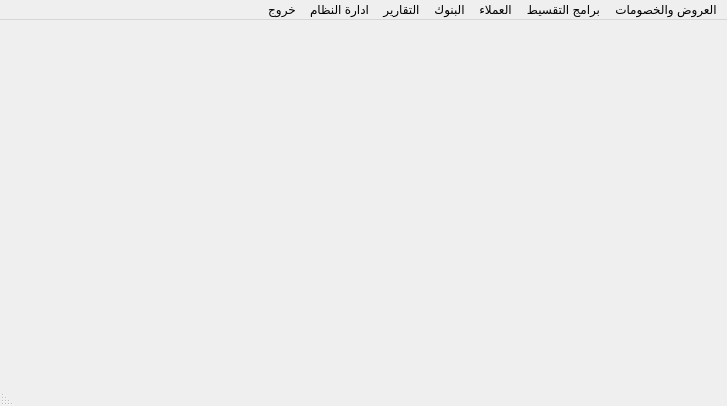
<?xml version="1.0" encoding="UTF-8"?>
<ui version="4.0">
 <class>MainWindow</class>
 <widget class="QMainWindow" name="MainWindow">
  <property name="geometry">
   <rect>
    <x>0</x>
    <y>0</y>
    <width>727</width>
    <height>406</height>
   </rect>
  </property>
  <property name="windowTitle">
   <string>MainWindow</string>
  </property>
  <property name="layoutDirection">
   <enum>Qt::RightToLeft</enum>
  </property>
  <property name="autoFillBackground">
   <bool>false</bool>
  </property>
  <property name="styleSheet">
   <string notr="true"/>
  </property>
  <widget class="QWidget" name="centralwidget"/>
  <widget class="QMenuBar" name="QMenubar">
   <property name="geometry">
    <rect>
     <x>0</x>
     <y>0</y>
     <width>727</width>
     <height>23</height>
    </rect>
   </property>
   <property name="layoutDirection">
    <enum>Qt::RightToLeft</enum>
   </property>
   <widget class="QMenu" name="QM_System">
    <property name="layoutDirection">
     <enum>Qt::RightToLeft</enum>
    </property>
    <property name="title">
     <string>ادارة النظام</string>
    </property>
    <widget class="QMenu" name="QM_Master_Data">
     <property name="layoutDirection">
      <enum>Qt::RightToLeft</enum>
     </property>
     <property name="title">
      <string>البيانات الاساسية</string>
     </property>
     <addaction name="action_28"/>
     <addaction name="action_26"/>
     <addaction name="action_24"/>
     <addaction name="action_25"/>
     <addaction name="action_27"/>
     <addaction name="action_30"/>
     <addaction name="action_35"/>
     <addaction name="action_129"/>
     <addaction name="action_4"/>
     <addaction name="action_BMC_2"/>
     <addaction name="action_140"/>
    </widget>
    <widget class="QMenu" name="QM_Authorization">
     <property name="layoutDirection">
      <enum>Qt::RightToLeft</enum>
     </property>
     <property name="title">
      <string>ادارة المستخدمين</string>
     </property>
     <widget class="QMenu" name="QM_User">
      <property name="title">
       <string>Users</string>
      </property>
      <addaction name="QAct_Create_User"/>
      <addaction name="QAct_Modify_User"/>
      <addaction name="QAct_Copy_User"/>
      <addaction name="QAct_Reset_User_Password"/>
      <addaction name="QAct_Assign_User_to_Roles"/>
      <addaction name="QAct_Create_User_Card"/>
      <addaction name="QAct_Modify_User_Card"/>
     </widget>
     <widget class="QMenu" name="QM_Form">
      <property name="title">
       <string>Forms</string>
      </property>
      <addaction name="QAct_Create_Form"/>
      <addaction name="QAct_Modify_Form"/>
      <addaction name="QAct_Create_Form_Item"/>
      <addaction name="QAct_Modify_Form_Item"/>
     </widget>
     <widget class="QMenu" name="QM_Privilage">
      <property name="title">
       <string>Privilages</string>
      </property>
      <addaction name="QAct_Create_Privilage"/>
     </widget>
     <widget class="QMenu" name="QM_Role">
      <property name="enabled">
       <bool>true</bool>
      </property>
      <property name="title">
       <string>Roles</string>
      </property>
      <addaction name="QAct_Create_Role"/>
      <addaction name="QAct_Modify_Role"/>
      <addaction name="QAct_Modify_Roles_Privilages"/>
      <addaction name="QAct_Copy_Role"/>
     </widget>
     <widget class="QMenu" name="QM_Function_Key">
      <property name="title">
       <string>Function Keys</string>
      </property>
      <addaction name="QAct_Create_Function_Keys"/>
      <addaction name="QAct_Modify_Function_Keys"/>
     </widget>
     <addaction name="QM_User"/>
     <addaction name="QM_Role"/>
     <addaction name="QM_Privilage"/>
     <addaction name="QM_Form"/>
     <addaction name="QM_Function_Key"/>
    </widget>
    <addaction name="QM_Master_Data"/>
    <addaction name="QM_Authorization"/>
   </widget>
   <widget class="QMenu" name="QM_Promotion">
    <property name="layoutDirection">
     <enum>Qt::RightToLeft</enum>
    </property>
    <property name="title">
     <string>العروض والخصومات</string>
    </property>
    <widget class="QMenu" name="QM_Promotion_Prom">
     <property name="layoutDirection">
      <enum>Qt::RightToLeft</enum>
     </property>
     <property name="autoFillBackground">
      <bool>false</bool>
     </property>
     <property name="title">
      <string>العروض</string>
     </property>
     <addaction name="QAct_Prom_Add"/>
     <addaction name="QAct_Prom_Edit"/>
     <addaction name="separator"/>
     <addaction name="QAct_Prom_Activate"/>
     <addaction name="separator"/>
     <addaction name="QAct_Prom_Deactivate"/>
     <addaction name="separator"/>
     <addaction name="QAct_Prom_Date_Increase"/>
     <addaction name="separator"/>
     <addaction name="QAct_Prom_Copy"/>
     <addaction name="separator"/>
     <addaction name="QAct_Prom_Upload"/>
     <addaction name="separator"/>
    </widget>
    <widget class="QMenu" name="QM_Promotion_Voucher">
     <property name="title">
      <string>قسيمة مشتريات</string>
     </property>
     <addaction name="QAct_Voucher_Add"/>
     <addaction name="QAct_Voucher_Edit"/>
     <addaction name="separator"/>
     <addaction name="QAct_Voucher_Activate"/>
     <addaction name="separator"/>
     <addaction name="QAct_Voucher_Deactivate"/>
     <addaction name="separator"/>
     <addaction name="QAct_Voucher_Print"/>
    </widget>
    <widget class="QMenu" name="QM_Promotion_Magazine">
     <property name="title">
      <string>المجلة</string>
     </property>
     <addaction name="QAct_Magazine_Add"/>
     <addaction name="separator"/>
     <addaction name="QAct_Magazine_Edit"/>
     <addaction name="separator"/>
     <addaction name="QAct_Magazine_Actiavte"/>
     <addaction name="QAct_Magazine_Deactivate"/>
    </widget>
    <widget class="QMenu" name="QM_Promotion_Coupon">
     <property name="title">
      <string>كوبونات الخصم</string>
     </property>
     <addaction name="QAct_Coupon_Add"/>
     <addaction name="QAct_Coupon_Edit"/>
     <addaction name="separator"/>
     <addaction name="QAct_Coupon_Activate"/>
     <addaction name="separator"/>
     <addaction name="QAct_Coupon_Deactivate"/>
     <addaction name="separator"/>
     <addaction name="QAct_Coupon_Print"/>
     <addaction name="separator"/>
    </widget>
    <addaction name="QM_Promotion_Prom"/>
    <addaction name="separator"/>
    <addaction name="QM_Promotion_Coupon"/>
    <addaction name="separator"/>
    <addaction name="QM_Promotion_Voucher"/>
    <addaction name="separator"/>
    <addaction name="QM_Promotion_Magazine"/>
    <addaction name="separator"/>
   </widget>
   <widget class="QMenu" name="QM_Installment">
    <property name="layoutDirection">
     <enum>Qt::RightToLeft</enum>
    </property>
    <property name="title">
     <string>برامج التقسيط</string>
    </property>
    <widget class="QMenu" name="QM_Installment_System">
     <property name="title">
      <string>نظام التقسيط</string>
     </property>
     <addaction name="QAct_Install_Add"/>
     <addaction name="QAct_Install_Edit"/>
     <addaction name="QAct_Install_Activate"/>
     <addaction name="QAct_Install_Deactivate"/>
    </widget>
    <widget class="QMenu" name="QM_Installment_Item">
     <property name="title">
      <string>اصناف التقسيط</string>
     </property>
     <addaction name="QAct_Install_Item_Upload"/>
     <addaction name="QAct_Install_Item_Upload_Reject"/>
    </widget>
    <addaction name="QM_Installment_System"/>
    <addaction name="QM_Installment_Item"/>
   </widget>
   <widget class="QMenu" name="QM_Customer">
    <property name="layoutDirection">
     <enum>Qt::RightToLeft</enum>
    </property>
    <property name="title">
     <string>العملاء</string>
    </property>
    <widget class="QMenu" name="QM_Customer_Data">
     <property name="enabled">
      <bool>true</bool>
     </property>
     <property name="layoutDirection">
      <enum>Qt::RightToLeft</enum>
     </property>
     <property name="title">
      <string>بيانات العملاء</string>
     </property>
     <addaction name="QAct_Create_Customer"/>
     <addaction name="QAct_Modify_Customer"/>
     <addaction name="QAct_Deactivate_Cust"/>
     <addaction name="separator"/>
     <addaction name="QAct_Cust_Upload_Data"/>
     <addaction name="separator"/>
     <addaction name="QAct_Cust_Card"/>
     <addaction name="separator"/>
     <addaction name="QAct_Cust_Points_Upload"/>
    </widget>
    <widget class="QMenu" name="QM_Customer_Group">
     <property name="layoutDirection">
      <enum>Qt::RightToLeft</enum>
     </property>
     <property name="title">
      <string>مجموعات  العملاء</string>
     </property>
     <addaction name="QAct_Create_CustGp"/>
     <addaction name="QAct_Modify_CustGp"/>
     <addaction name="QAct_Cust_Grp_Deactivate"/>
     <addaction name="separator"/>
    </widget>
    <widget class="QMenu" name="QM_Customer_Level">
     <property name="title">
      <string>مستويات العملاء</string>
     </property>
     <addaction name="QAct_Cust_Lvl_Add"/>
     <addaction name="QAct_Cust_Lvl_Edit"/>
     <addaction name="QAct_Cust_Lvl_Promote"/>
     <addaction name="QAct_Cust_Promote_Manual"/>
    </widget>
    <widget class="QMenu" name="QM_Customer_Points">
     <property name="title">
      <string>الهدايا والنقاط المكتسبة</string>
     </property>
     <addaction name="QAct_Cust_Gift_Define"/>
     <addaction name="QAct_Cust_Points_Redeem_Define"/>
     <addaction name="separator"/>
     <addaction name="QAct_Cust_Points_By_Section"/>
     <addaction name="QAct_Cust_Points_By_Item"/>
     <addaction name="QAct_Cust_Points_Data_Upload"/>
     <addaction name="separator"/>
    </widget>
    <widget class="QMenu" name="QM_Customer_Redeem">
     <property name="title">
      <string>منح الهدايا واستبدال النقاط</string>
     </property>
     <addaction name="QAct_Cust_Redeem_Voucher"/>
     <addaction name="QAct_Cust_Redeem_Gift"/>
     <addaction name="QAct_Cust_Gift_make"/>
     <addaction name="QAct_Cust_Redeem_Voucher_Print"/>
    </widget>
    <addaction name="QM_Customer_Group"/>
    <addaction name="QM_Customer_Level"/>
    <addaction name="separator"/>
    <addaction name="QM_Customer_Data"/>
    <addaction name="separator"/>
    <addaction name="QM_Customer_Points"/>
    <addaction name="QM_Customer_Redeem"/>
    <addaction name="action_2"/>
   </widget>
   <widget class="QMenu" name="QM_Report">
    <property name="layoutDirection">
     <enum>Qt::RightToLeft</enum>
    </property>
    <property name="title">
     <string>التقارير</string>
    </property>
    <widget class="QMenu" name="QM_Report_Master_Data">
     <property name="layoutDirection">
      <enum>Qt::RightToLeft</enum>
     </property>
     <property name="title">
      <string>تقارير البيانات الاساسية</string>
     </property>
     <addaction name="QAct_Report_Master_Data_1"/>
     <addaction name="QAct_Report_Master_Data_2"/>
     <addaction name="QAct_Report_Master_Data_3"/>
     <addaction name="QAct_Report_Master_Data_4"/>
     <addaction name="QAct_Report_Master_Data_5"/>
    </widget>
    <widget class="QMenu" name="QM_Report_Sale">
     <property name="layoutDirection">
      <enum>Qt::RightToLeft</enum>
     </property>
     <property name="title">
      <string>تقارير المبيعات</string>
     </property>
     <addaction name="QAct_Report_Sale_1"/>
     <addaction name="QAct_Report_Sale_2"/>
     <addaction name="QAct_Report_Sale_3"/>
     <addaction name="QAct_Report_Sale_4"/>
     <addaction name="QAct_Report_Sale_5"/>
     <addaction name="QAct_Report_Sale_6"/>
     <addaction name="QAct_Report_Sale_7"/>
     <addaction name="QAct_Report_Sale_8"/>
     <addaction name="QAct_Report_Sale_9"/>
     <addaction name="QAct_Report_Sale_10"/>
     <addaction name="QAct_Report_Sale_11"/>
     <addaction name="QAct_Report_Sale_12"/>
     <addaction name="QAct_Report_Sale_13"/>
    </widget>
    <widget class="QMenu" name="QM_Report_Main_Safe">
     <property name="title">
      <string>تقارير الخزينة المركزية</string>
     </property>
     <addaction name="QAct_Report_Main_Safe_1"/>
     <addaction name="QAct_Report_Main_Safe_2"/>
     <addaction name="QAct_Report_Main_Safe_3"/>
     <addaction name="QAct_Report_Main_Safe_4"/>
     <addaction name="QAct_Report_Main_Safe_5"/>
     <addaction name="QAct_Report_Main_Safe_6"/>
     <addaction name="QAct_Report_Main_Safe_7"/>
     <addaction name="QAct_Report_Main_Safe_8"/>
     <addaction name="QAct_Report_Main_Safe_9"/>
     <addaction name="QAct_Report_Main_Safe_10"/>
    </widget>
    <widget class="QMenu" name="QM_Report_Return">
     <property name="title">
      <string>تقارير الارتجاع</string>
     </property>
     <addaction name="QAct_Report_Return_1"/>
     <addaction name="QAct_Report_Return_2"/>
     <addaction name="QAct_Report_Return_3"/>
     <addaction name="QAct_Report_Return_4"/>
     <addaction name="QAct_Report_Return_5"/>
    </widget>
    <widget class="QMenu" name="QM_Report_KPI">
     <property name="title">
      <string>تقارير احصائية عملاء التجزئة</string>
     </property>
     <addaction name="QAct_Report_KPI_1"/>
     <addaction name="QAct_Report_KPI_2"/>
     <addaction name="QAct_Report_KPI_3"/>
    </widget>
    <widget class="QMenu" name="QM_Report_Checking">
     <property name="title">
      <string>تقارير رقابية</string>
     </property>
     <addaction name="action_119"/>
     <addaction name="action_120"/>
     <addaction name="action_121"/>
     <addaction name="action_122"/>
     <addaction name="action_123"/>
    </widget>
    <widget class="QMenu" name="QM_Report_Promotion">
     <property name="title">
      <string>تقارير العروض والخصومات</string>
     </property>
     <addaction name="QAct_Report_Promotion_1"/>
     <addaction name="QAct_Report_Promotion_2"/>
     <addaction name="QAct_Report_Promotion_3"/>
    </widget>
    <widget class="QMenu" name="QM_Report_Bank">
     <property name="layoutDirection">
      <enum>Qt::RightToLeft</enum>
     </property>
     <property name="title">
      <string>تقارير البنوك</string>
     </property>
     <widget class="QMenu" name="menu_25">
      <property name="layoutDirection">
       <enum>Qt::RightToLeft</enum>
      </property>
      <property name="title">
       <string>كروت الإئتمان</string>
      </property>
      <addaction name="action_104"/>
      <addaction name="action_103"/>
      <addaction name="action_105"/>
      <addaction name="action_9"/>
     </widget>
     <addaction name="action_3"/>
     <addaction name="menu_25"/>
    </widget>
    <widget class="QMenu" name="QM_Report_Installment">
     <property name="title">
      <string>تقارير انظمة التقسيط</string>
     </property>
     <addaction name="action_22"/>
     <addaction name="action_46"/>
     <addaction name="action_23"/>
     <addaction name="action_29"/>
     <addaction name="action_36"/>
     <addaction name="action_39"/>
    </widget>
    <widget class="QMenu" name="QM_Report_Cust">
     <property name="title">
      <string>تقارير العملاء</string>
     </property>
     <addaction name="QAct_Report_Cust_1"/>
     <addaction name="QAct_Report_Cust_2"/>
     <addaction name="QAct_Report_Cust_3"/>
     <addaction name="QAct_Report_Cust_4"/>
     <addaction name="QAct_Report_Cust_5"/>
     <addaction name="QAct_Report_Cust_6"/>
     <addaction name="QAct_Report_Cust_7"/>
     <addaction name="QAct_Report_Cust_8"/>
     <addaction name="QAct_Report_Cust_9"/>
     <addaction name="QAct_Report_Cust_10"/>
     <addaction name="QAct_Report_Cust_11"/>
     <addaction name="QAct_Report_Cust_12"/>
     <addaction name="QAct_Report_Cust_13"/>
     <addaction name="QAct_Report_Cust_14"/>
     <addaction name="QAct_Report_Cust_15"/>
     <addaction name="QAct_Report_Cust_16"/>
     <addaction name="QAct_Report_Cust_17"/>
     <addaction name="separator"/>
     <addaction name="QAct_Report_Cust_18"/>
     <addaction name="QAct_Report_Cust_19"/>
     <addaction name="QAct_Report_Cust_20"/>
     <addaction name="QAct_Report_Cust_21"/>
     <addaction name="QAct_Report_Cust_22"/>
     <addaction name="QAct_Report_Cust_23"/>
    </widget>
    <addaction name="QM_Report_Cust"/>
    <addaction name="QM_Report_Sale"/>
    <addaction name="QM_Report_Return"/>
    <addaction name="QM_Report_Main_Safe"/>
    <addaction name="QM_Report_KPI"/>
    <addaction name="QM_Report_Master_Data"/>
    <addaction name="QM_Report_Promotion"/>
    <addaction name="QM_Report_Bank"/>
    <addaction name="QM_Report_Installment"/>
    <addaction name="QAct_Report_Invoice"/>
    <addaction name="QAct_Report_Vendor"/>
    <addaction name="QM_Report_Checking"/>
   </widget>
   <widget class="QMenu" name="QM_Exit">
    <property name="title">
     <string>خروج</string>
    </property>
    <addaction name="QAct_Exit"/>
   </widget>
   <widget class="QMenu" name="menu_2">
    <property name="title">
     <string>البنوك</string>
    </property>
   </widget>
   <addaction name="QM_Promotion"/>
   <addaction name="QM_Installment"/>
   <addaction name="QM_Customer"/>
   <addaction name="menu_2"/>
   <addaction name="QM_Report"/>
   <addaction name="QM_System"/>
   <addaction name="QM_Exit"/>
  </widget>
  <widget class="QStatusBar" name="statusbar"/>
  <action name="action_6">
   <property name="text">
    <string>تفعيل العروض</string>
   </property>
  </action>
  <action name="action_7">
   <property name="text">
    <string>مد سريان العروض</string>
   </property>
  </action>
  <action name="action_8">
   <property name="text">
    <string>ايقاف العروض</string>
   </property>
  </action>
  <action name="action_11">
   <property name="text">
    <string>انشاء عرض من اخر منتهى</string>
   </property>
  </action>
  <action name="QAct_Create_Customer">
   <property name="enabled">
    <bool>false</bool>
   </property>
   <property name="text">
    <string>انشاء عميل</string>
   </property>
  </action>
  <action name="QAct_Modify_Customer">
   <property name="enabled">
    <bool>false</bool>
   </property>
   <property name="text">
    <string>تعديل بيانات عميل</string>
   </property>
  </action>
  <action name="QAct_Deactivate_Cust">
   <property name="text">
    <string>ايقاف عميل</string>
   </property>
  </action>
  <action name="QAct_Create_CustGp">
   <property name="enabled">
    <bool>false</bool>
   </property>
   <property name="text">
    <string>انشاء مجموعة عملاء</string>
   </property>
  </action>
  <action name="QAct_Modify_CustGp">
   <property name="enabled">
    <bool>false</bool>
   </property>
   <property name="text">
    <string>تعديل مجموعة عملاء</string>
   </property>
  </action>
  <action name="QAct_Cust_Grp_Deactivate">
   <property name="text">
    <string>ايقاف مجموعة عملاء</string>
   </property>
  </action>
  <action name="action_24">
   <property name="text">
    <string>طرق الدفع</string>
   </property>
  </action>
  <action name="action_25">
   <property name="text">
    <string>البنوك</string>
   </property>
  </action>
  <action name="action_26">
   <property name="text">
    <string>الفروع</string>
   </property>
  </action>
  <action name="action_27">
   <property name="text">
    <string>انواع العروض</string>
   </property>
  </action>
  <action name="action_28">
   <property name="text">
    <string>الشركات</string>
   </property>
  </action>
  <action name="action_30">
   <property name="text">
    <string>انواع التقسيط</string>
   </property>
  </action>
  <action name="QAct_Install_Add">
   <property name="text">
    <string>انشاء نظام التقسيط</string>
   </property>
  </action>
  <action name="QAct_Install_Edit">
   <property name="text">
    <string>تعديل نظام التقسيط</string>
   </property>
  </action>
  <action name="QAct_Install_Activate">
   <property name="text">
    <string>تفعيل نظام التقسيط</string>
   </property>
  </action>
  <action name="QAct_Install_Deactivate">
   <property name="text">
    <string>ايقاف نظام التقسيط</string>
   </property>
  </action>
  <action name="action_35">
   <property name="text">
    <string>انواع الموردين</string>
   </property>
  </action>
  <action name="QAct_Report_Master_Data_1">
   <property name="text">
    <string>استعلام عن بيانات صنف</string>
   </property>
  </action>
  <action name="QAct_Report_Master_Data_2">
   <property name="text">
    <string>استعلام عن بيانات مورد</string>
   </property>
  </action>
  <action name="action_42">
   <property name="text">
    <string>تقارير مبيعات بالصنف</string>
   </property>
  </action>
  <action name="action_43">
   <property name="text">
    <string>تقارير مبيعات بالقسم</string>
   </property>
  </action>
  <action name="action_44">
   <property name="text">
    <string>تقارير مبيعات بالادارة</string>
   </property>
  </action>
  <action name="QAct_Prom_Add">
   <property name="text">
    <string>انشاء العروض</string>
   </property>
  </action>
  <action name="QAct_Prom_Activate">
   <property name="text">
    <string>تنشيط العروض</string>
   </property>
  </action>
  <action name="QAct_Prom_Deactivate">
   <property name="text">
    <string>ايقاف العروض</string>
   </property>
  </action>
  <action name="QAct_Prom_Date_Increase">
   <property name="text">
    <string>مد سريان العروض</string>
   </property>
  </action>
  <action name="QAct_Prom_Copy">
   <property name="text">
    <string>انشاء عرض من اخر منتهى</string>
   </property>
  </action>
  <action name="QAct_Prom_Upload">
   <property name="text">
    <string>تحميل اصناف العروض</string>
   </property>
  </action>
  <action name="QAct_Coupon_Add">
   <property name="text">
    <string>انشاء كوبون الخصم</string>
   </property>
  </action>
  <action name="QAct_Coupon_Activate">
   <property name="text">
    <string>تنشيط كوبون الخصم</string>
   </property>
  </action>
  <action name="QAct_Coupon_Edit">
   <property name="text">
    <string>تعديل كوبون الخصم</string>
   </property>
  </action>
  <action name="QAct_Coupon_Print">
   <property name="text">
    <string>طباعة كوبون الخصم</string>
   </property>
  </action>
  <action name="QAct_Coupon_Deactivate">
   <property name="text">
    <string>ايقاف كوبون الخصم</string>
   </property>
  </action>
  <action name="QAct_Prom_Edit">
   <property name="text">
    <string>تعديل العروض</string>
   </property>
  </action>
  <action name="QAct_Voucher_Add">
   <property name="text">
    <string>انشاء قسيمة مشتريات</string>
   </property>
  </action>
  <action name="QAct_Voucher_Edit">
   <property name="text">
    <string>تعديل قسيمة مشتريات</string>
   </property>
  </action>
  <action name="QAct_Voucher_Deactivate">
   <property name="text">
    <string>ايقاف قسيمة مشتريات</string>
   </property>
  </action>
  <action name="QAct_Voucher_Activate">
   <property name="text">
    <string>تنشيط قسيمة مشتريات</string>
   </property>
  </action>
  <action name="QAct_Voucher_Print">
   <property name="text">
    <string>طباعة قسيمة مشتريات</string>
   </property>
  </action>
  <action name="QAct_Magazine_Add">
   <property name="text">
    <string>انشاء مجلة</string>
   </property>
  </action>
  <action name="QAct_Magazine_Edit">
   <property name="text">
    <string>تعديل مجلة</string>
   </property>
  </action>
  <action name="action_71">
   <property name="text">
    <string>الاستعلام عن العروض </string>
   </property>
  </action>
  <action name="action_72">
   <property name="text">
    <string>الاستعلام عن كوبونات الخصم</string>
   </property>
  </action>
  <action name="action_73">
   <property name="text">
    <string>الاستعلام عن قسيمة مشتريات</string>
   </property>
  </action>
  <action name="QAct_Magazine_Actiavte">
   <property name="text">
    <string>تنشيط مجلة</string>
   </property>
  </action>
  <action name="QAct_Report_Master_Data_3">
   <property name="text">
    <string>استعلام عن الاصناف طبقا للتقسيم السلعى BMC</string>
   </property>
  </action>
  <action name="QAct_Report_Master_Data_4">
   <property name="text">
    <string>استعلام عن الاصناف على نقاط البيع</string>
   </property>
  </action>
  <action name="QAct_Report_Return_1">
   <property name="text">
    <string>تقارير اسباب الارتجاع</string>
   </property>
  </action>
  <action name="QAct_Report_Master_Data_5">
   <property name="text">
    <string>استعلام عن اجمالى عدد الاصناف حسب كل قسم</string>
   </property>
  </action>
  <action name="QAct_Report_Sale_6">
   <property name="text">
    <string>مبيعات الاصناف بالساعة</string>
   </property>
  </action>
  <action name="QAct_Report_Sale_7">
   <property name="text">
    <string>مبيعات المجموعات الفرعية بالساعة</string>
   </property>
  </action>
  <action name="QAct_Report_Sale_4">
   <property name="text">
    <string>تقرير مبيعات الاصناف حسب الايام</string>
   </property>
  </action>
  <action name="QAct_Report_Sale_5">
   <property name="text">
    <string>تقرير مبيعات المجموعات الفرعية حسب الايام</string>
   </property>
  </action>
  <action name="QAct_Report_Invoice">
   <property name="text">
    <string>الاستعلام عن الفواتير</string>
   </property>
  </action>
  <action name="action_86">
   <property name="text">
    <string>تقارير المدفوعات</string>
   </property>
  </action>
  <action name="QAct_Report_Sale_2">
   <property name="text">
    <string>تقرير مبيعات الصنف على مستوى القسم</string>
   </property>
  </action>
  <action name="QAct_Report_Sale_1">
   <property name="text">
    <string>تقرير مبيعات الصنف على مستوى الادارة</string>
   </property>
  </action>
  <action name="QAct_Report_Sale_3">
   <property name="text">
    <string>تقرير مبيعات الفرع على مستوى نقاط البيع</string>
   </property>
  </action>
  <action name="QAct_Report_Sale_8">
   <property name="text">
    <string>تقرير مبيعات الاصناف حسب فئات الضريبة</string>
   </property>
  </action>
  <action name="QAct_Report_Sale_9">
   <property name="text">
    <string>تقرير مبيعات الاصناف على مستوى الصراف</string>
   </property>
  </action>
  <action name="QAct_Report_Return_5">
   <property name="text">
    <string>تقرير بالاصناف الملغاة فترة</string>
   </property>
  </action>
  <action name="QAct_Report_Sale_10">
   <property name="text">
    <string>تقرير مبيعات اصناف العروض والخصومات</string>
   </property>
  </action>
  <action name="QAct_Report_Return_2">
   <property name="text">
    <string>تقرير اجمالى المرتجعات حسب اسباب الارتجاع</string>
   </property>
  </action>
  <action name="QAct_Report_Return_3">
   <property name="text">
    <string>تقرير تفصيلى بالمرتجعات</string>
   </property>
  </action>
  <action name="QAct_Report_Return_4">
   <property name="text">
    <string>تقرير باكثر اصناف الارتجاع</string>
   </property>
  </action>
  <action name="QAct_Report_Sale_11">
   <property name="text">
    <string>تقرير اكثر الاصناف مبيعا</string>
   </property>
  </action>
  <action name="QAct_Report_Sale_12">
   <property name="text">
    <string> مبيعات الاصناف حسب نوع الصنف</string>
   </property>
  </action>
  <action name="QAct_Report_Main_Safe_1">
   <property name="text">
    <string>تقرير جرد خزينة الصراف</string>
   </property>
  </action>
  <action name="QAct_Report_Main_Safe_2">
   <property name="text">
    <string>اجمالى حركة صراف</string>
   </property>
  </action>
  <action name="QAct_Report_Main_Safe_3">
   <property name="text">
    <string>اجمالى حركة نقاط البيع</string>
   </property>
  </action>
  <action name="action_103">
   <property name="text">
    <string>تقرير حركة كروت الإئتمان</string>
   </property>
  </action>
  <action name="action_104">
   <property name="text">
    <string>تقرير بالكروت المرتجعة</string>
   </property>
  </action>
  <action name="action_105">
   <property name="text">
    <string>تقرير طرق استخدام كروت الإئتمان حسب نقاط البيع</string>
   </property>
  </action>
  <action name="QAct_Report_Main_Safe_4">
   <property name="text">
    <string>تقرير تدفق النقدية حسب كل كاشير</string>
   </property>
  </action>
  <action name="QAct_Report_Sale_13">
   <property name="text">
    <string>مبيعات الفرع موزع حسب طريقة السداد</string>
   </property>
  </action>
  <action name="QAct_Report_Main_Safe_5">
   <property name="text">
    <string>تقرير تدفق النقدية حسب الايام</string>
   </property>
  </action>
  <action name="QAct_Report_Main_Safe_6">
   <property name="text">
    <string>تقرير تدفق النقدية حسب نقاط البيع</string>
   </property>
  </action>
  <action name="QAct_Report_Main_Safe_7">
   <property name="text">
    <string>تقرير قيمة فروق التقريب</string>
   </property>
  </action>
  <action name="QAct_Report_Main_Safe_8">
   <property name="text">
    <string>تقرير عجز وزيادة الصرافين تفصيلى</string>
   </property>
  </action>
  <action name="action_112">
   <property name="text">
    <string>تقرير اجمالى عجز وزيادة الصرافين تفصيلى</string>
   </property>
  </action>
  <action name="QAct_Report_Main_Safe_9">
   <property name="text">
    <string>تقرير الفواتير المباعة ائتمان وتم الارتجاع نقدى</string>
   </property>
  </action>
  <action name="QAct_Report_Main_Safe_10">
   <property name="text">
    <string>تقرير حسب طريقة السداد</string>
   </property>
  </action>
  <action name="QAct_Report_KPI_1">
   <property name="text">
    <string>تقارير بعدد العملاء ومتوسط الشراء</string>
   </property>
  </action>
  <action name="QAct_Report_KPI_2">
   <property name="text">
    <string>تقارير بعدد العملاء طبقا لقيمة المشتريات</string>
   </property>
  </action>
  <action name="QAct_Report_KPI_3">
   <property name="text">
    <string>تقارير بعدد العملاء طبقا لقيمة لعدد الساعات</string>
   </property>
  </action>
  <action name="action_119">
   <property name="text">
    <string>تقرير مراقبة انشطة الصراف</string>
   </property>
  </action>
  <action name="action_120">
   <property name="text">
    <string>عدد الفواتير لكل صراف</string>
   </property>
  </action>
  <action name="action_121">
   <property name="text">
    <string>تقرير بتوقيت فواتير الكاشير</string>
   </property>
  </action>
  <action name="action_122">
   <property name="text">
    <string>تقرير متابعة وصول المبيعات من نقاط البيع بالايام</string>
   </property>
  </action>
  <action name="action_123">
   <property name="text">
    <string>تقرير متابعة وصول المبيعات من نقاط البيع بالنقاط</string>
   </property>
  </action>
  <action name="QAct_Report_Promotion_1">
   <property name="text">
    <string>الاستعلام عن العروض </string>
   </property>
  </action>
  <action name="QAct_Report_Promotion_2">
   <property name="text">
    <string>الاستعلام عن كوبونات الخصم</string>
   </property>
  </action>
  <action name="QAct_Report_Promotion_3">
   <property name="text">
    <string>الاستعلام عن قسيمة مشتريات</string>
   </property>
  </action>
  <action name="QAct_Create_User">
   <property name="enabled">
    <bool>false</bool>
   </property>
   <property name="text">
    <string>Create User</string>
   </property>
  </action>
  <action name="QAct_Modify_User">
   <property name="enabled">
    <bool>false</bool>
   </property>
   <property name="text">
    <string>Modify User</string>
   </property>
  </action>
  <action name="QAct_Copy_User">
   <property name="enabled">
    <bool>false</bool>
   </property>
   <property name="text">
    <string>Copy User</string>
   </property>
  </action>
  <action name="QAct_Reset_User_Password">
   <property name="enabled">
    <bool>false</bool>
   </property>
   <property name="text">
    <string>Reset User Password</string>
   </property>
  </action>
  <action name="QAct_Create_Role">
   <property name="enabled">
    <bool>false</bool>
   </property>
   <property name="text">
    <string>Create Role</string>
   </property>
  </action>
  <action name="QAct_Modify_Role">
   <property name="enabled">
    <bool>false</bool>
   </property>
   <property name="text">
    <string>Modify Role</string>
   </property>
  </action>
  <action name="QAct_Assign_User_to_Roles">
   <property name="enabled">
    <bool>false</bool>
   </property>
   <property name="text">
    <string>Assign User to Roles</string>
   </property>
  </action>
  <action name="QAct_Modify_Roles_Privilages">
   <property name="enabled">
    <bool>false</bool>
   </property>
   <property name="text">
    <string>Modify Roles Privilages and Function Keys</string>
   </property>
  </action>
  <action name="QAct_Create_Form">
   <property name="enabled">
    <bool>false</bool>
   </property>
   <property name="text">
    <string>Create Form</string>
   </property>
  </action>
  <action name="QAct_Modify_Form">
   <property name="enabled">
    <bool>false</bool>
   </property>
   <property name="text">
    <string>Modify Form</string>
   </property>
  </action>
  <action name="QAct_Create_Form_Item">
   <property name="enabled">
    <bool>false</bool>
   </property>
   <property name="text">
    <string>Create Form Item</string>
   </property>
  </action>
  <action name="QAct_Modify_Form_Item">
   <property name="enabled">
    <bool>false</bool>
   </property>
   <property name="text">
    <string>Modify Form Item</string>
   </property>
  </action>
  <action name="QAct_Copy_Role">
   <property name="enabled">
    <bool>false</bool>
   </property>
   <property name="text">
    <string>Copy Role</string>
   </property>
  </action>
  <action name="QAct_Create_Privilage">
   <property name="enabled">
    <bool>false</bool>
   </property>
   <property name="text">
    <string>Create Privilage</string>
   </property>
  </action>
  <action name="QAct_Modify_Privilage">
   <property name="text">
    <string>Modify Privilage</string>
   </property>
  </action>
  <action name="QAct_Create_Function_Keys">
   <property name="enabled">
    <bool>false</bool>
   </property>
   <property name="text">
    <string>Create Function Keys</string>
   </property>
  </action>
  <action name="QAct_Modify_Function_Keys">
   <property name="enabled">
    <bool>false</bool>
   </property>
   <property name="text">
    <string>Modify Function Keys</string>
   </property>
  </action>
  <action name="actionAssign_Function_Keys_to_Roles">
   <property name="text">
    <string>Assign Function Keys to Roles</string>
   </property>
  </action>
  <action name="actionAssign_Function_Keys_to_Roles_2">
   <property name="text">
    <string>Assign Function Keys to Roles</string>
   </property>
  </action>
  <action name="QAct_Create_User_Card">
   <property name="enabled">
    <bool>false</bool>
   </property>
   <property name="text">
    <string>Create User Card</string>
   </property>
  </action>
  <action name="QAct_Modify_User_Card">
   <property name="enabled">
    <bool>false</bool>
   </property>
   <property name="text">
    <string>Modify User Card</string>
   </property>
  </action>
  <action name="action_129">
   <property name="text">
    <string>انواع المستخدمين</string>
   </property>
  </action>
  <action name="QAct_Report_Vendor">
   <property name="text">
    <string>الاستعلام عن الموردين</string>
   </property>
  </action>
  <action name="action_3">
   <property name="text">
    <string>الاستعلام عن البنوك</string>
   </property>
  </action>
  <action name="action_BMC_2">
   <property name="text">
    <string>شجرة الاصناف BMC</string>
   </property>
  </action>
  <action name="action_4">
   <property name="text">
    <string>تحديث الموردين</string>
   </property>
  </action>
  <action name="action_9">
   <property name="text">
    <string>تقرير حركة كروت الائتمان تقسيط</string>
   </property>
  </action>
  <action name="action_22">
   <property name="text">
    <string>تقرير قواعد التقسيط</string>
   </property>
  </action>
  <action name="action_23">
   <property name="text">
    <string>تقرير فواتير البيع تقسيط</string>
   </property>
  </action>
  <action name="action_29">
   <property name="text">
    <string>تقرير اجمالى مبيعات التقسيط فترة</string>
   </property>
  </action>
  <action name="action_36">
   <property name="text">
    <string>تقرير الاصناف الممنوعة من التقسيط</string>
   </property>
  </action>
  <action name="action_39">
   <property name="text">
    <string>تقرير مجموعات الاصناف حسب نظام التقسيط </string>
   </property>
  </action>
  <action name="QAct_Install_Item_Upload">
   <property name="text">
    <string>تحميل اصناف نظام التقسيط</string>
   </property>
  </action>
  <action name="QAct_Install_Item_Upload_Reject">
   <property name="text">
    <string>تحميل اصناف ممنوعة لنظام التقسيط</string>
   </property>
  </action>
  <action name="action_46">
   <property name="text">
    <string>تقرير انظمة التقسيط</string>
   </property>
  </action>
  <action name="action_55">
   <property name="text">
    <string>انشاء مستوى عملاء</string>
   </property>
  </action>
  <action name="action_56">
   <property name="text">
    <string>تعديل مستوى عملاء</string>
   </property>
  </action>
  <action name="QAct_Cust_Lvl_Add">
   <property name="text">
    <string>انشاء مستوى عملاء</string>
   </property>
  </action>
  <action name="QAct_Cust_Lvl_Edit">
   <property name="text">
    <string>تعديل مستوى عملاء</string>
   </property>
  </action>
  <action name="QAct_Cust_Lvl_Promote">
   <property name="text">
    <string>شروط ترقية مستوى عملاء</string>
   </property>
  </action>
  <action name="QAct_Cust_Upload_Data">
   <property name="text">
    <string>تحميل ملف بيانات عملاء</string>
   </property>
  </action>
  <action name="QAct_Cust_Gift_Define">
   <property name="text">
    <string>تعريف اصناف الهدايا</string>
   </property>
  </action>
  <action name="QAct_Cust_Points_By_Section">
   <property name="text">
    <string>تسجيل عدد وقيمة النقاط على مستوى الاقسام</string>
   </property>
  </action>
  <action name="QAct_Cust_Points_By_Item">
   <property name="text">
    <string>تسجيل عدد وقيمة النقاط على مستوى الاصناف</string>
   </property>
  </action>
  <action name="QAct_Cust_Points_Data_Upload">
   <property name="text">
    <string>تحميل ملف عدد وقيمة النقاط</string>
   </property>
  </action>
  <action name="QAct_Cust_Points_Redeem_Define">
   <property name="text">
    <string>تعريف قيمة استبدال النقاط</string>
   </property>
  </action>
  <action name="QAct_Cust_Card">
   <property name="text">
    <string>اصدار وطباعة كروت العملاء</string>
   </property>
  </action>
  <action name="QAct_Cust_Points_Upload">
   <property name="text">
    <string>تحميل نقاط عملاء من خارج النظام</string>
   </property>
  </action>
  <action name="QAct_Cust_Redeem_Voucher">
   <property name="text">
    <string>استبدال النقاط بقسيمة شراء</string>
   </property>
  </action>
  <action name="QAct_Cust_Gift_make">
   <property name="text">
    <string>منح هدايا للعملاء</string>
   </property>
  </action>
  <action name="QAct_Cust_Redeem_Gift">
   <property name="text">
    <string>استبدال النقاط بالهدايا</string>
   </property>
  </action>
  <action name="QAct_Cust_Redeem_Voucher_Print">
   <property name="text">
    <string>اعادة طباعة قسيمة استبدال النقاط</string>
   </property>
  </action>
  <action name="action_140">
   <property name="text">
    <string>اكواد المحافظات والمدن والاحياء</string>
   </property>
  </action>
  <action name="QAct_Report_Cust_1">
   <property name="text">
    <string>تقرير اجمالى مشتريات عميل وعدد زياراته</string>
   </property>
  </action>
  <action name="QAct_Report_Cust_2">
   <property name="text">
    <string>تقرير العملاء ذو اعلى او اقل قيمة مشتريات</string>
   </property>
  </action>
  <action name="QAct_Report_Cust_3">
   <property name="text">
    <string>تقرير العملاء الذين لم يشتروا خلال فترة</string>
   </property>
  </action>
  <action name="QAct_Report_Cust_4">
   <property name="text">
    <string>تقرير بالمبالغ المستحقة للعملاء خلال فترة</string>
   </property>
  </action>
  <action name="QAct_Report_Cust_5">
   <property name="text">
    <string>كشف حساب عميل تفصيلى خلال فترة</string>
   </property>
  </action>
  <action name="QAct_Report_Cust_6">
   <property name="text">
    <string>تقرير مشتريات عميل من الاصناف</string>
   </property>
  </action>
  <action name="QAct_Report_Cust_7">
   <property name="text">
    <string>تقرير مشتريات عميل من الاقسام السلعية</string>
   </property>
  </action>
  <action name="QAct_Report_Cust_8">
   <property name="text">
    <string>تقرير مشتريات عميل من الاقسام الخاضعة وغير الخاضعة للعضوية</string>
   </property>
  </action>
  <action name="QAct_Report_Cust_9">
   <property name="text">
    <string>تقرير اعلى واقل اصناف للعملاء</string>
   </property>
  </action>
  <action name="QAct_Report_Cust_10">
   <property name="text">
    <string>تقرير ارصدة ايصالات استبدال النقاط</string>
   </property>
  </action>
  <action name="QAct_Report_Cust_11">
   <property name="text">
    <string>تقرير تفصيلى حركات عميل</string>
   </property>
  </action>
  <action name="QAct_Report_Cust_12">
   <property name="text">
    <string>تقرير بالقسائم التى انتهى تاريخ صلاحيتها ولم تستخدم</string>
   </property>
  </action>
  <action name="QAct_Report_Cust_13">
   <property name="text">
    <string>تقرير تفصيلى يوضح طرق استبدال النقاط</string>
   </property>
  </action>
  <action name="QAct_Report_Cust_14">
   <property name="text">
    <string>تقرير تفصيلى يوضح اعداد وقيم طرق استبدال النقاط</string>
   </property>
  </action>
  <action name="QAct_Report_Cust_15">
   <property name="text">
    <string>تقرير زيارة العميل للاقسام وقيمة مشترياته</string>
   </property>
  </action>
  <action name="QAct_Report_Cust_16">
   <property name="text">
    <string>تقرير حركات قسائم الشراء الخاصة بالعضوية</string>
   </property>
  </action>
  <action name="QAct_Report_Cust_17">
   <property name="text">
    <string>تقرير بنقاط العملاء حسب مصدر النقاط</string>
   </property>
  </action>
  <action name="action_158">
   <property name="text">
    <string>تقرير مجمع بنقاط العملاء وحسب العميل</string>
   </property>
  </action>
  <action name="QAct_Report_Cust_18">
   <property name="text">
    <string>تقرير بتواريخ ميلاد العملاء</string>
   </property>
  </action>
  <action name="QAct_Report_Cust_19">
   <property name="text">
    <string>تقرير قيم مشتريات العملاء خلال فترة</string>
   </property>
  </action>
  <action name="QAct_Report_Cust_20">
   <property name="text">
    <string>تقرير بارصدة العملاء</string>
   </property>
  </action>
  <action name="QAct_Report_Cust_21">
   <property name="text">
    <string>تقرير بالاصناف المستبدلة للعملاء خلال فترة</string>
   </property>
  </action>
  <action name="QAct_Report_Cust_22">
   <property name="text">
    <string>تقرير بالهدايا الممنوحة للعملاء</string>
   </property>
  </action>
  <action name="QAct_Report_Cust_23">
   <property name="text">
    <string>تقرير لاجراء السحب للعملاء</string>
   </property>
  </action>
  <action name="QAct_Magazine_Deactivate">
   <property name="text">
    <string>أيقاف مجلة</string>
   </property>
  </action>
  <action name="action">
   <property name="text">
    <string>ترقية مستوى العملاء</string>
   </property>
  </action>
  <action name="QAct_Cust_Promote_Manual">
   <property name="text">
    <string>ترقية مستوى عملاء-يدوى</string>
   </property>
  </action>
  <action name="action_2">
   <property name="text">
    <string>خدمة العملاء</string>
   </property>
  </action>
  <action name="QAct_Exit">
   <property name="text">
    <string>خروج</string>
   </property>
  </action>
 </widget>
 <resources/>
 <connections/>
</ui>
